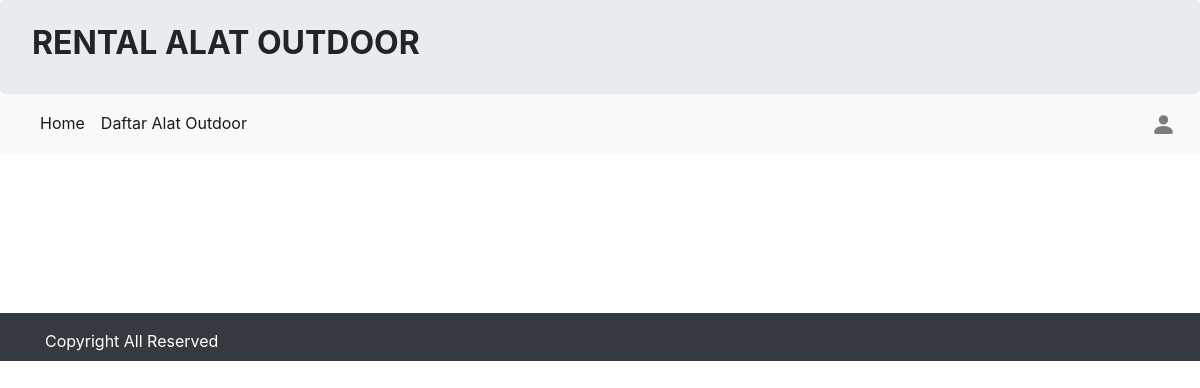
The page /blog.php on the database as committed earlier.
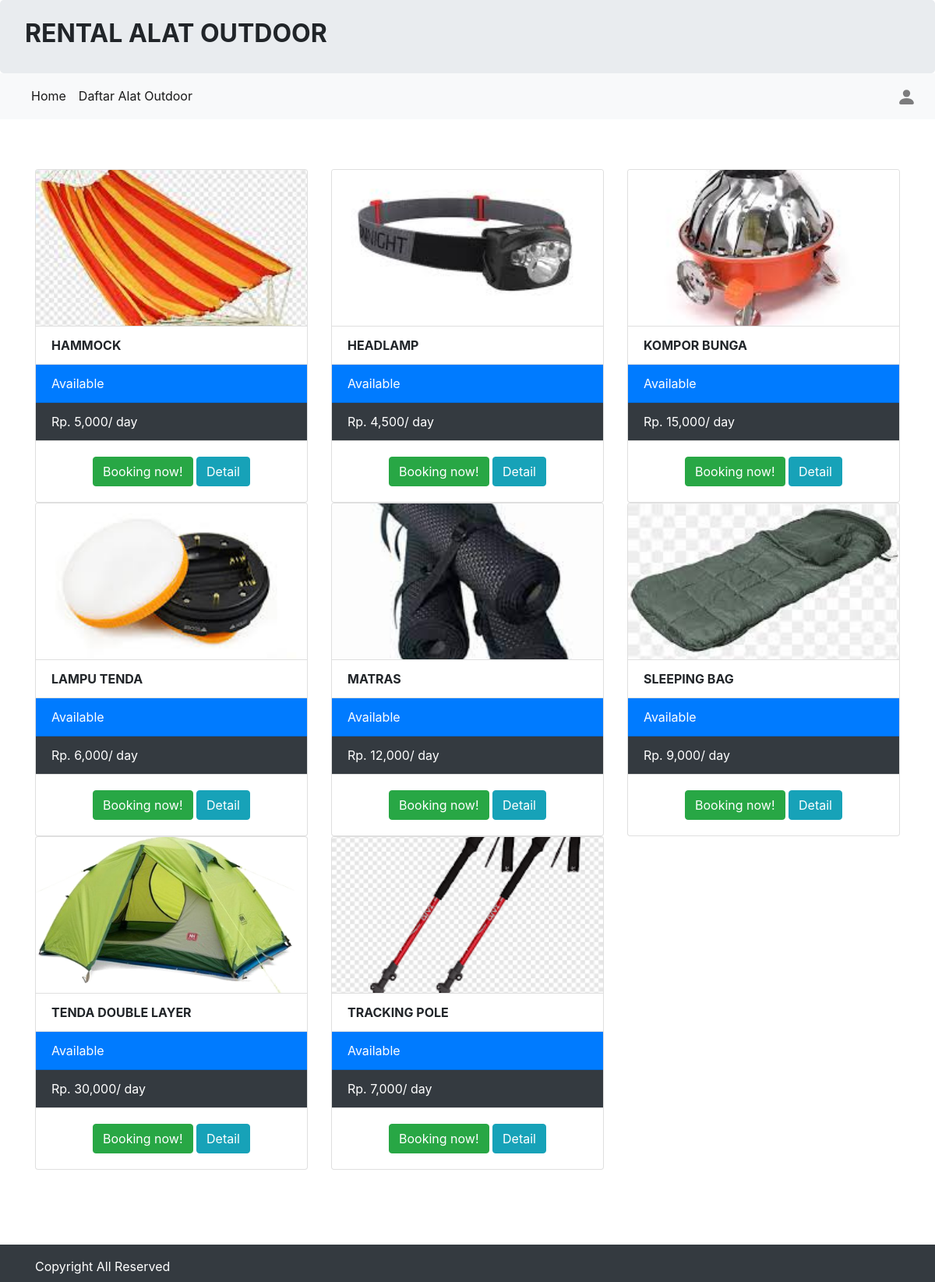
The same page on the database as committed later.
### tables this page shows
CREATE TABLE `tbl_alat_212303` (
  `212303_id_alat` int(11) NOT NULL,
  `212303_nama` varchar(100) NOT NULL,
  `212303_harga` int(255) NOT NULL,
  `212303_deskripsi` varchar(255) NOT NULL,
  `212303_status` varchar(255) NOT NULL,
  `212303_gambar` text NOT NULL
);

### blog.php (the view, shortened to what this page needs)
<?php
include 'koneksi.php';
include 'header.php';
$query = "SELECT * FROM tbl_alat_212303 ORDER BY 212303_id_alat ASC";
$hasil = mysqli_query($koneksi, $query);
?>
<br>
<br>
<div class="container">
    <div class="row">
        <div class="col-sm-12">
            <div class="row mt-3">
                <?php
                foreach ($hasil as $isi) {
                ?>
                    <div class="col-sm-4">
                        <div class="card">
                            <img src="images/<?= $isi['212303_gambar']; ?>" class="card-img-top" style="height:200px;object-fit:cover;">
                            <ul class="list-group list-group-flush">
                                <li class="list-group-item" style="text-transform:uppercase;">
                                    <b><?= $isi['212303_nama']; ?></b>
                                </li>
                                <?php if ($isi['212303_status'] == 'Tersedia') { ?>
                                    <li class="list-group-item bg-primary text-white">
                                        <i class="fa fa-check"></i> Available
                                    </li>
                                <?php } else { ?>
                                    <li class="list-group-item bg-danger text-white">
                                        <i class="fa fa-close"></i> Not Available
                                    </li>
                                <?php } ?>
                                <li class="list-group-item bg-dark text-white">
                                    <i class="fa fa-money"></i> Rp. <?php echo number_format($isi['212303_harga']); ?>/ day
                                </li>
                            </ul>
                            <div class="card-body">
                                <center>
                                    <a href="booking.php?id=<?php echo $isi['212303_id_alat']; ?>" class="btn btn-success">Booking now!</a>
                                    <a href="detail.php?id=<?php echo $isi['212303_id_alat']; ?>" class="btn btn-info">Detail</a>
                                </center>
                            </div>
                        </div>
                    </div>
                <?php $no++;
                } ?>
            </div>
        </div>
    </div>
</div>
<br>
<br>
<br>
<?php include 'footer.php'; ?>

### header.php (shortened to what this page needs)
<!doctype html>
<html lang="en">
<head>
    <link rel="stylesheet" href="https://maxcdn.bootstrapcdn.com/bootstrap/4.5.2/css/bootstrap.min.css">
</head>
<body>
    <div class="jumbotron pt-4 pb-4">
        <div class="row">
            <div class="col-sm-8">
                <h2><b style="text-transform:uppercase;">Rental Alat Outdoor</b></h2>
            </div>
        </div>
    </div>
    <nav class="navbar navbar-expand-lg navbar-light bg-light">
        <div class="collapse navbar-collapse" id="navbarTogglerDemo01">
            <ul class="navbar-nav mr-auto mt-2 mt-lg-0">
                <li class="nav-item active">
                    <a class="nav-link" href="index.php">Home <span class="sr-only">(current)</span></a>
                </li>
                <li class="nav-item active">
                    <a class="nav-link" href="blog.php">Daftar Alat Outdoor </a>
                </li>
            </ul>
            <ul class="navbar-nav my-2 my-lg-0">
                <?php
                if (empty($_SESSION['user'])) {
                ?>
                <li class="nav-item">
                    <a class="nav-link" href="login.php">
                        <svg xmlns="http://www.w3.org/2000/svg" width="25" height="25" fill="currentColor" class="bi bi-person-fill" viewBox="0 0 16 16">
                            <path d="M3 14s-1 0-1-1 1-4 6-4 6 3 6 4-1 1-1 1H3Zm5-6a3 3 0 1 0 0-6 3 3 0 0 0 0 6Z" />
                        </svg>
                    </a>
                </li>
                    <?php } ?>
            </ul>
        </div>
    </nav>

### footer.php (shortened to what this page needs)
<div class="footer mt-4 bg-dark text-white pt-3 pb-2">
    <div class="container">
        Copyright All Reserved
    </div>
</div>
</body>
</html>

Rows that differ between the two databases and show on the page:
added tbl_alat_212303: 212303_gambar (picture), 212303_nama "HAMMOCK", 212303_status "Available", 212303_harga "5,000"
added tbl_alat_212303: 212303_gambar (picture), 212303_nama "HEADLAMP", 212303_status "Available", 212303_harga "4,500"
added tbl_alat_212303: 212303_gambar (picture), 212303_nama "KOMPOR BUNGA", 212303_status "Available", 212303_harga "15,000"
added tbl_alat_212303: 212303_gambar (picture), 212303_nama "LAMPU TENDA", 212303_status "Available", 212303_harga "6,000"
added tbl_alat_212303: 212303_gambar (picture), 212303_nama "MATRAS", 212303_status "Available", 212303_harga "12,000"
added tbl_alat_212303: 212303_gambar (picture), 212303_nama "SLEEPING BAG", 212303_status "Available", 212303_harga "9,000"
added tbl_alat_212303: 212303_gambar (picture), 212303_nama "TENDA DOUBLE LAYER", 212303_status "Available", 212303_harga "30,000"
added tbl_alat_212303: 212303_gambar (picture), 212303_nama "TRACKING POLE", 212303_status "Available", 212303_harga "7,000"
